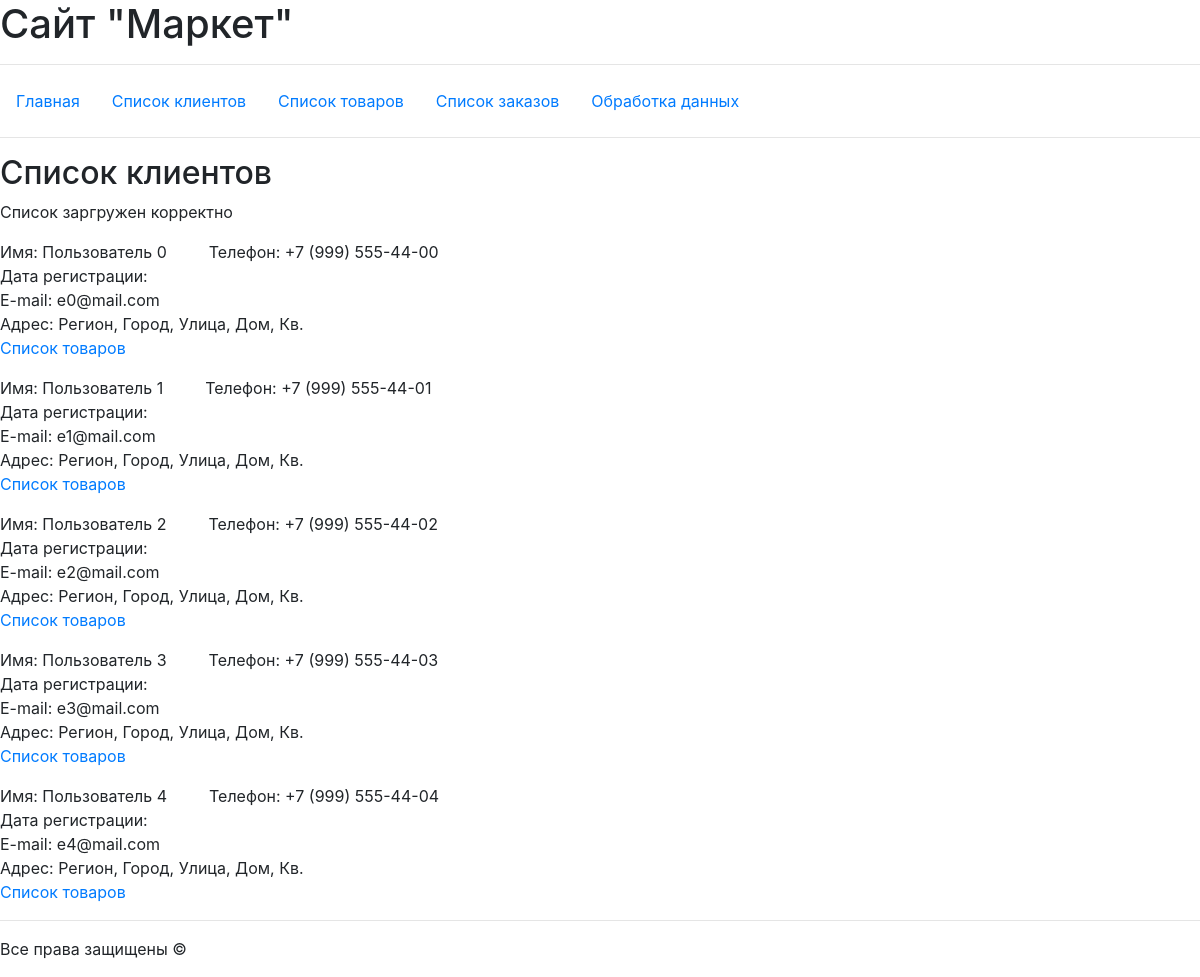
The app's page /lu/, older data.
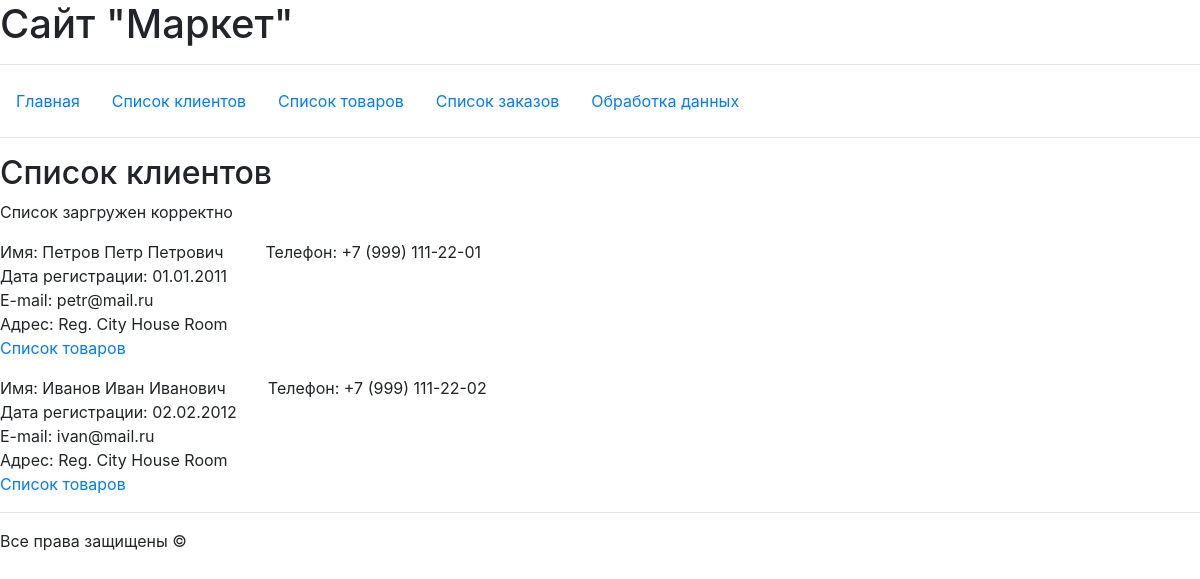
The same page, newer data.
### hw_app/models.py (models this page shows, shortened)
class User(models.Model):
    name = models.CharField(max_length=100)
    email = models.EmailField()
    mobile = models.CharField(max_length=20)
    us_adrs = models.CharField(max_length=100)
    reg_day = models.DateField()

### hw_app/views.py (the view)
# urls.py: path('lu/', views.list_users, name='list_users'),
def list_users(request):
    context = {
        "title": 'Список клиентов',
        "head": 'Список клиентов',
        "text": 'Список заргружен корректно',
        "users": User.objects.all()
    }
    return render(request, "hw_app/dbu.html", context)

### hw_app/templates/hw_app/dbu.html (shortened to what this page needs)
{% extends 'hw_app/base.html' %}
{% block content %}
    <h2>{{ head }}</h2>
    <p>{{ text }}</p>
    <div>
    {% for user in users %}
        <p>
            Имя: {{ user.name }} &ensp; &ensp; &ensp; Телефон: {{ user.mobile }}<br>
            Дата регистрации: {{ user.reg_day|date:"d.m.Y" }} &ensp; {{ user.reg_day|time:"H:i" }}<br>
            E-mail: {{ user.email }}<br>
            Адрес: {{ user.us_adrs }}<br>
            <a href="{% url 'us_pr' user.id %}"> Список товаров </a>
        </p>
    {% endfor %}
    </div>
{% endblock %}

### hw_app/templates/hw_app/base.html (shortened to what this page needs)
<!DOCTYPE html>
{% load static %}
<html lang="ru">
<head>
    <link href="{% static 'css/bootstrap.min.css' %}" rel="stylesheet">
    </head>
    <body>
        <div>
            <h1>Сайт "Маркет"</h1>
            <hr>
            <div>
                    <uL class="nav nav-pills justify-content-begin align-items-end">
                    <li><a class="nav-link" href="{% url 'general' %}"> Главная</a></li>
                    <li><a class="nav-link" href="{% url 'list_users' %}"> Список клиентов</a></li>
                    <li><a class="nav-link" href="{% url 'list_products' %}"> Список товаров</a></li>
                    <li><a class="nav-link" href="{% url 'list_orders' %}"> Список заказов</a></li>
                    <li><a class="nav-link" href="{% url 'adds' %}"> Обработка данных</a></li>
                </ul>
            </div>
            <hr>
        </div>
        {% block content %}{% endblock %}
        <div>
            <hr>
            <p>Все права защищены &copy;</p>
        </div>
    </body>
</html>

Row changes from the older to the newer data that the page shows:
removed User: name "Пользователь 2", mobile "+7 (999) 555-44-02", email "e2@mail.com", us_adrs "Регион, Город, Улица, Дом, Кв."
removed User: name "Пользователь 3", mobile "+7 (999) 555-44-03", email "e3@mail.com", us_adrs "Регион, Город, Улица, Дом, Кв."
removed User: name "Пользователь 4", mobile "+7 (999) 555-44-04", email "e4@mail.com", us_adrs "Регион, Город, Улица, Дом, Кв."
changed User: name "Пользователь 0" → "Петров Петр Петрович"; mobile "+7 (999) 555-44-00" → "+7 (999) 111-22-01"; reg_day (not shown) → "01.01.2011"; email "e0@mail.com" → "petr@mail.ru"; us_adrs "Регион, Город, Улица, Дом, Кв." → "Reg. City House Room"
changed User: name "Пользователь 1" → "Иванов Иван Иванович"; mobile "+7 (999) 555-44-01" → "+7 (999) 111-22-02"; reg_day (not shown) → "02.02.2012"; email "e1@mail.com" → "ivan@mail.ru"; us_adrs "Регион, Город, Улица, Дом, Кв." → "Reg. City House Room"
